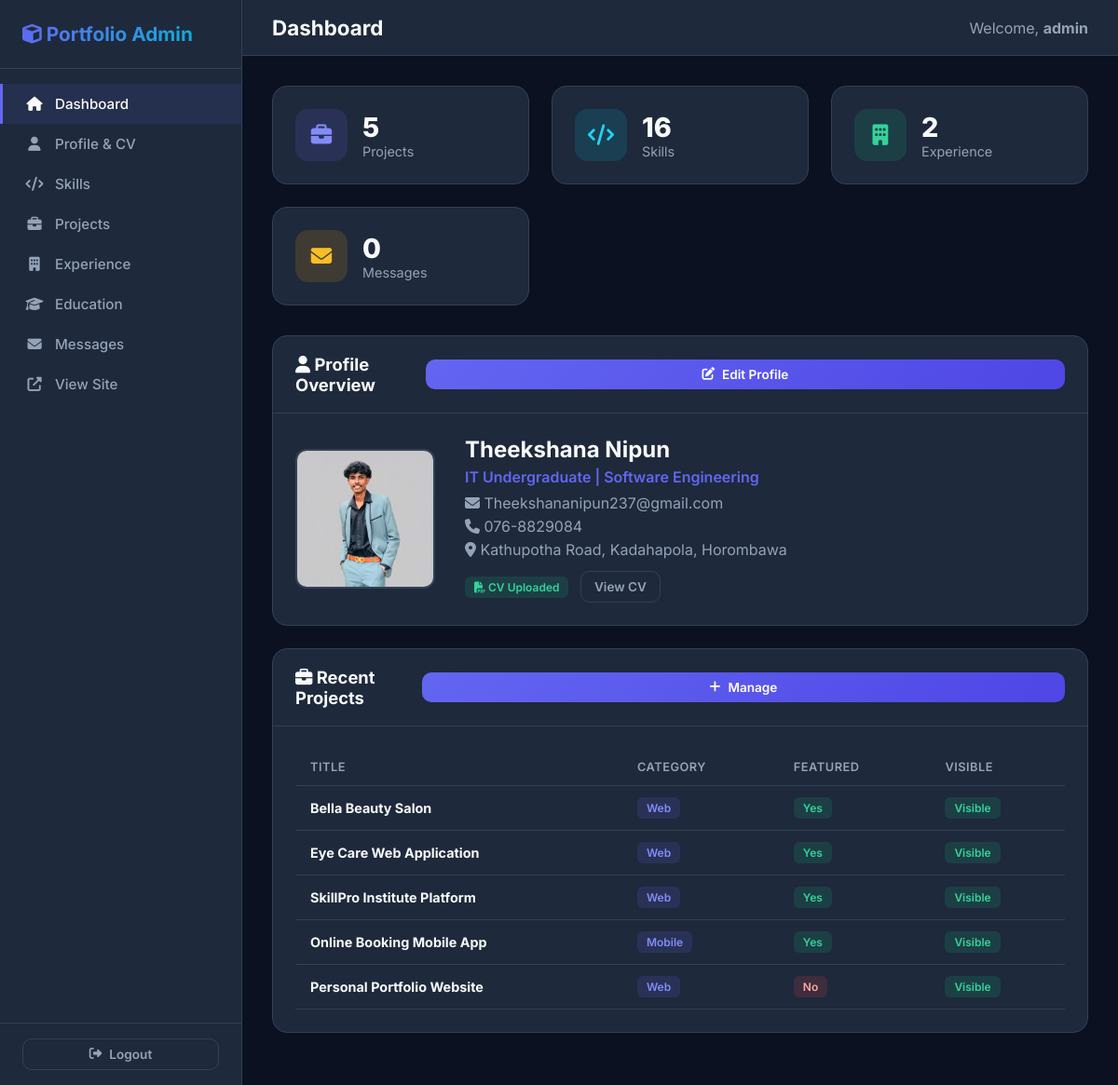
The page /admin/index.php (signed in) on the database its author committed.
### tables this page shows
CREATE TABLE IF NOT EXISTS profile (
    id INT AUTO_INCREMENT PRIMARY KEY,
    full_name VARCHAR(100) NOT NULL,
    title VARCHAR(150) NOT NULL,
    tagline TEXT,
    about_text TEXT,
    email VARCHAR(100),
    phone VARCHAR(30),
    location VARCHAR(150),
    photo VARCHAR(255) DEFAULT 'profile.jpg',
    cv_file VARCHAR(255) DEFAULT NULL,
    github_url VARCHAR(255),
    linkedin_url VARCHAR(255),
    twitter_url VARCHAR(255),
    facebook_url VARCHAR(255),
    instagram_url VARCHAR(255),
    updated_at TIMESTAMP DEFAULT CURRENT_TIMESTAMP ON UPDATE CURRENT_TIMESTAMP
);

CREATE TABLE IF NOT EXISTS projects (
    id INT AUTO_INCREMENT PRIMARY KEY,
    title VARCHAR(150) NOT NULL,
    description TEXT,
    short_desc VARCHAR(255),
    image VARCHAR(255) DEFAULT 'project-default.jpg',
    tech_stack VARCHAR(255),
    project_url VARCHAR(255),
    github_url VARCHAR(255),
    category VARCHAR(50) DEFAULT 'Web',
    is_featured TINYINT(1) DEFAULT 0,
    is_visible TINYINT(1) DEFAULT 1,
    display_order INT DEFAULT 0,
    created_at TIMESTAMP DEFAULT CURRENT_TIMESTAMP
);

### includes/functions.php (called while the page is built, shortened)
<?php
function getProfile() {
    $conn = getDBConnection();
    $result = $conn->query("SELECT * FROM profile LIMIT 1");
    $profile = $result->fetch_assoc();
    return $profile;
}
function getSkills($visibleOnly = true) {
    $conn = getDBConnection();
    $sql = "SELECT * FROM skills";
    $sql .= " ORDER BY display_order ASC, skill_name ASC";
    $result = $conn->query($sql);
    $skills = [];
    while ($row = $result->fetch_assoc()) {
        $skills[] = $row;
    }
    return $skills;
}
function getProjects($visibleOnly = true, $featuredOnly = false) {
    $conn = getDBConnection();
    $sql = "SELECT * FROM projects";
    $sql .= " ORDER BY display_order ASC, created_at DESC";
    $result = $conn->query($sql);
    $projects = [];
    while ($row = $result->fetch_assoc()) {
        $projects[] = $row;
    }
    return $projects;
}
function getExperience($visibleOnly = true) {
    $conn = getDBConnection();
    $sql = "SELECT * FROM experience";
    $sql .= " ORDER BY display_order ASC";
    $result = $conn->query($sql);
    $exp = [];
    while ($row = $result->fetch_assoc()) {
        $exp[] = $row;
    }
    return $exp;
}
?>

### admin/index.php (the view, shortened to what this page needs)
<?php
require_once '../includes/functions.php';
$profile = getProfile();
$skills = getSkills(false);
$projects = getProjects(false);
$experience = getExperience(false);
$unread = getUnreadCount();
$conn = getDBConnection();
$msgCount = $conn->query("SELECT COUNT(*) as c FROM messages")->fetch_assoc()['c'];
?>
<!DOCTYPE html>
<html lang="en">
<head>
    <link rel="stylesheet" href="https://cdnjs.cloudflare.com/ajax/libs/font-awesome/6.5.1/css/all.min.css">
    <link rel="stylesheet" href="../assets/css/admin.css">
</head>
<body>
<div class="admin-wrapper">
    <aside class="sidebar" id="sidebar">
        <div class="sidebar-header">
            <h2><i class="fas fa-cube"></i> Portfolio Admin</h2>
        </div>
        <nav class="sidebar-nav">
            <a href="index.php" class="active"><i class="fas fa-home"></i> Dashboard</a>
            <a href="profile.php"><i class="fas fa-user"></i> Profile & CV</a>
            <a href="skills.php"><i class="fas fa-code"></i> Skills</a>
            <a href="projects.php"><i class="fas fa-briefcase"></i> Projects</a>
            <a href="experience.php"><i class="fas fa-building"></i> Experience</a>
            <a href="education.php"><i class="fas fa-graduation-cap"></i> Education</a>
            <a href="messages.php"><i class="fas fa-envelope"></i> Messages <?php if($unread): ?><span class="badge badge-danger" style="margin-left:auto;"><?php echo $unread; ?></span><?php endif; ?></a>
            <a href="../index.php" target="_blank"><i class="fas fa-external-link-alt"></i> View Site</a>
        </nav>
        <div class="sidebar-footer">
            <a href="logout.php" class="btn btn-outline btn-sm" style="width:100%;">
                <i class="fas fa-sign-out-alt"></i> Logout
            </a>
        </div>
    </aside>
    <div class="main-content">
        <div class="topbar">
            <div style="display:flex;align-items:center;gap:1rem;">
                <h1>Dashboard</h1>
            </div>
            <div class="topbar-right">
                <span style="color:var(--gray);">Welcome, <strong><?php echo htmlspecialchars($_SESSION['admin_username']); ?></strong></span>
            </div>
        </div>
        <div class="content-area">
            <div class="stats-grid">
                <div class="stat-card">
                    <div class="stat-icon purple"><i class="fas fa-briefcase"></i></div>
                    <div class="stat-info">
                        <h3><?php echo count($projects); ?></h3>
                        <p>Projects</p>
                    </div>
                </div>
                <div class="stat-card">
                    <div class="stat-icon cyan"><i class="fas fa-code"></i></div>
                    <div class="stat-info">
                        <h3><?php echo count($skills); ?></h3>
                        <p>Skills</p>
                    </div>
                </div>
                <div class="stat-card">
                    <div class="stat-icon green"><i class="fas fa-building"></i></div>
                    <div class="stat-info">
                        <h3><?php echo count($experience); ?></h3>
                        <p>Experience</p>
                    </div>
                </div>
                <div class="stat-card">
                    <div class="stat-icon orange"><i class="fas fa-envelope"></i></div>
                    <div class="stat-info">
                        <h3><?php echo $msgCount; ?></h3>
                        <p>Messages <?php if($unread): ?>(<?php echo $unread; ?> new)<?php endif; ?></p>
                    </div>
                </div>
            </div>
            <div class="card">
                <div class="card-header">
                    <h2><i class="fas fa-user"></i> Profile Overview</h2>
                    <a href="profile.php" class="btn btn-primary btn-sm"><i class="fas fa-edit"></i> Edit Profile</a>
                </div>
                <div class="card-body">
                    <div style="display:flex;gap:2rem;align-items:center;flex-wrap:wrap;">
                        <img src="../assets/images/<?php echo htmlspecialchars($profile['photo'] ?? 'default.jpg'); ?>"
                             class="preview-img-lg"
                             onerror="this.src='https://ui-avatars.com/api/?name=<?php echo urlencode($profile['full_name']??'User'); ?>&size=150&background=6366f1&color=fff'">
                        <div>
                            <h3 style="font-size:1.5rem;margin-bottom:0.3rem;"><?php echo htmlspecialchars($profile['full_name'] ?? ''); ?></h3>
                            <p style="color:var(--primary);font-weight:600;margin-bottom:0.5rem;"><?php echo htmlspecialchars($profile['title'] ?? ''); ?></p>
                            <p style="color:var(--gray);margin-bottom:0.3rem;"><i class="fas fa-envelope"></i> <?php echo htmlspecialchars($profile['email'] ?? ''); ?></p>
                            <p style="color:var(--gray);margin-bottom:0.3rem;"><i class="fas fa-phone"></i> <?php echo htmlspecialchars($profile['phone'] ?? ''); ?></p>
                            <p style="color:var(--gray);"><i class="fas fa-map-marker-alt"></i> <?php echo htmlspecialchars($profile['location'] ?? ''); ?></p>
                            <?php if (!empty($profile['cv_file'])): ?>
                            <p style="margin-top:0.8rem;">
                                <span class="badge badge-success"><i class="fas fa-file-pdf"></i> CV Uploaded</span>
                                <a href="../assets/uploads/<?php echo htmlspecialchars($profile['cv_file']); ?>" target="_blank" class="btn btn-sm btn-outline" style="margin-left:8px;">View CV</a>
                            </p>
                            <?php else: ?>
                            <p style="margin-top:0.8rem;"><span class="badge badge-warning">No CV uploaded</span></p>
                            <?php endif; ?>
                        </div>
                    </div>
                </div>
            </div>
            <div class="card">
                <div class="card-header">
                    <h2><i class="fas fa-briefcase"></i> Recent Projects</h2>
                    <a href="projects.php" class="btn btn-primary btn-sm"><i class="fas fa-plus"></i> Manage</a>
                </div>
                <div class="card-body">
                    <div class="table-responsive">
                        <table>
                            <thead>
                                <tr>
                                    <th>Title</th>
                                    <th>Category</th>
                                    <th>Featured</th>
                                    <th>Visible</th>
                                </tr>
                            </thead>
                            <tbody>
                                <?php foreach (array_slice($projects, 0, 5) as $p): ?>
                                <tr>
                                    <td><strong><?php echo htmlspecialchars($p['title']); ?></strong></td>
                                    <td><span class="badge badge-info"><?php echo htmlspecialchars($p['category']); ?></span></td>
                                    <td><?php echo $p['is_featured'] ? '<span class="badge badge-success">Yes</span>' : '<span class="badge badge-danger">No</span>'; ?></td>
                                    <td><?php echo $p['is_visible'] ? '<span class="badge badge-success">Visible</span>' : '<span class="badge badge-danger">Hidden</span>'; ?></td>
                                </tr>
                                <?php endforeach; ?>
                            </tbody>
                        </table>
                    </div>
                </div>
            </div>
        </div>
    </div>
</div>
</body>
</html>

### assets/css/admin.css (style rules this page uses)
:root { --sidebar-width: 260px; --primary: #6366f1; --primary-dark: #4f46e5; --dark: #0f172a; --dark-2: #1e293b; --dark-3: #334155; --light: #f8fafc; --gray: #94a3b8; --success: #10b981; --danger: #ef4444; --warning: #f59e0b; }
* { margin: 0; padding: 0; box-sizing: border-box; }
body { font-family: 'Inter', system-ui, sans-serif; background: #0b1120; color: var(--light); min-height: 100vh; }
.btn { display: inline-flex; align-items: center; justify-content: center; gap: 8px; padding: 12px 24px; border-radius: 10px; font-weight: 600; font-size: 0.95rem; border: none; cursor: pointer; transition: all 0.3s; text-decoration: none; color: white; }
.btn-primary { background: linear-gradient(135deg, #6366f1, #4f46e5); width: 100%; }
.btn-sm { padding: 8px 14px; font-size: 0.85rem; }
.btn-outline { background: transparent; border: 1px solid var(--dark-3); color: var(--gray); }
.admin-wrapper { display: flex; min-height: 100vh; }
.sidebar { width: var(--sidebar-width); background: var(--dark-2); border-right: 1px solid var(--dark-3); position: fixed; top: 0; left: 0; bottom: 0; z-index: 100; display: flex; flex-direction: column; transition: all 0.3s; }
.sidebar-header { padding: 1.5rem; border-bottom: 1px solid var(--dark-3); }
.sidebar-header h2 { font-size: 1.3rem; background: linear-gradient(135deg, #6366f1, #06b6d4); -webkit-background-clip: text; -webkit-text-fill-color: transparent; }
.sidebar-nav { flex: 1; padding: 1rem 0; overflow-y: auto; }
.sidebar-nav a { display: flex; align-items: center; gap: 12px; padding: 12px 1.5rem; color: var(--gray); text-decoration: none; font-size: 0.95rem; font-weight: 500; transition: all 0.3s; border-left: 3px solid transparent; }
.sidebar-nav a:hover, .sidebar-nav a.active { background: rgba(99,102,241,0.1); color: var(--light); border-left-color: var(--primary); }
.sidebar-nav a i { width: 20px; text-align: center; }
.sidebar-footer { padding: 1rem 1.5rem; border-top: 1px solid var(--dark-3); }
.main-content { margin-left: var(--sidebar-width); flex: 1; min-height: 100vh; }
.topbar { background: var(--dark-2); border-bottom: 1px solid var(--dark-3); padding: 1rem 2rem; display: flex; align-items: center; justify-content: space-between; position: sticky; top: 0; z-index: 50; }
.topbar h1 { font-size: 1.4rem; font-weight: 700; }
.topbar-right { display: flex; align-items: center; gap: 1rem; }
.content-area { padding: 2rem; }
.stats-grid { display: grid; grid-template-columns: repeat(auto-fit, minmax(220px, 1fr)); gap: 1.5rem; margin-bottom: 2rem; }
.stat-card { background: var(--dark-2); border: 1px solid var(--dark-3); border-radius: 16px; padding: 1.5rem; display: flex; align-items: center; gap: 1rem; transition: all 0.3s; }
.stat-icon { width: 56px; height: 56px; border-radius: 14px; display: flex; align-items: center; justify-content: center; font-size: 1.4rem; }
.stat-icon.purple { background: rgba(99,102,241,0.15); color: #818cf8; }
.stat-icon.cyan { background: rgba(6,182,212,0.15); color: #22d3ee; }
.stat-icon.green { background: rgba(16,185,129,0.15); color: #34d399; }
.stat-icon.orange { background: rgba(245,158,11,0.15); color: #fbbf24; }
.stat-info h3 { font-size: 1.8rem; font-weight: 800; }
.stat-info p { color: var(--gray); font-size: 0.9rem; }
.card { background: var(--dark-2); border: 1px solid var(--dark-3); border-radius: 16px; margin-bottom: 1.5rem; }
.card-header { padding: 1.2rem 1.5rem; border-bottom: 1px solid var(--dark-3); display: flex; align-items: center; justify-content: space-between; }
.card-header h2 { font-size: 1.15rem; font-weight: 700; }
.card-body { padding: 1.5rem; }
.table-responsive { overflow-x: auto; }
table { width: 100%; border-collapse: collapse; }
table th, table td { padding: 12px 16px; text-align: left; border-bottom: 1px solid var(--dark-3); font-size: 0.9rem; }
table th { color: var(--gray); font-weight: 600; font-size: 0.8rem; text-transform: uppercase; letter-spacing: 0.5px; }
.badge { display: inline-block; padding: 4px 10px; border-radius: 6px; font-size: 0.75rem; font-weight: 600; }
.badge-success { background: rgba(16,185,129,0.15); color: #34d399; }
.badge-danger { background: rgba(239,68,68,0.15); color: #fca5a5; }
.badge-info { background: rgba(99,102,241,0.15); color: #818cf8; }
.preview-img-lg { width: 150px; height: 150px; object-fit: cover; border-radius: 12px; border: 2px solid var(--dark-3); }

### rows shown on the page
profile: photo (placeholder picture), full_name "Theekshana Nipun", title "IT Undergraduate | Software Engineering", email "Theekshananipun237@gmail.com", phone "076-8829084", location "Kathupotha Road, Kadahapola, Horombawa"
projects: title "Bella Beauty Salon", category "Web", is_featured "Yes", is_visible "Visible"
projects: title "Eye Care Web Application", category "Web", is_featured "Yes", is_visible "Visible"
projects: title "SkillPro Institute Platform", category "Web", is_featured "Yes", is_visible "Visible"
projects: title "Online Booking Mobile App", category "Mobile", is_featured "Yes", is_visible "Visible"
projects: title "Personal Portfolio Website", category "Web", is_featured "No", is_visible "Visible"

### other values the page prints
$_SESSION['admin_username'] "admin"
count($projects) "5"
count($skills) "16"
count($experience) "2"
$msgCount "0"
